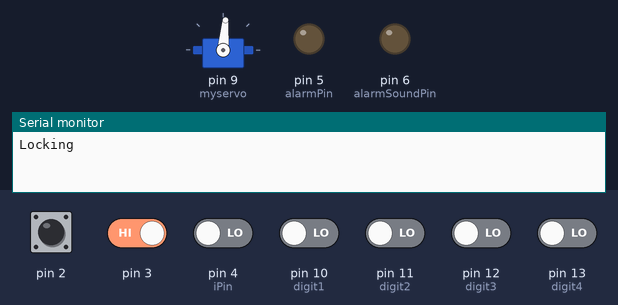
The sketch below on a simulated Arduino Uno, built with avr-gcc and run on an emulated ATmega328P. Shown: servo, output pins drawn as LEDs (lit = HIGH), the last lines printed to the serial monitor. Inputs (shaded band) come from the test bench; at power-on: pin 3 HIGH, pin 2, pin 4 (iPin), pin 10 (digit1), pin 11 (digit2), pin 12 (digit3), pin 13 (digit4) LOW.

Above: at 1.2 s.
1.3 s: pin 2 driven HIGH
At 2.1 s:
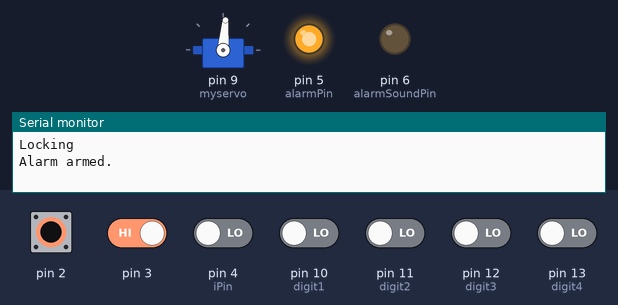
2.8 s: pin 3 driven LOW
At 3.3 s:
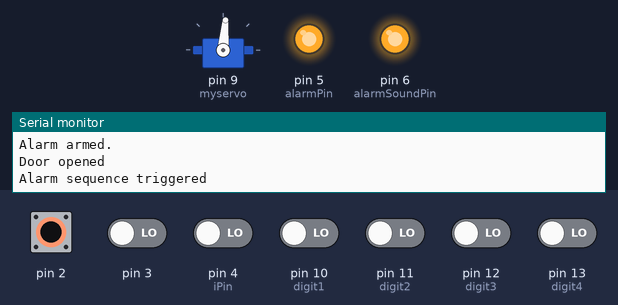
4.3 s: pin 2 pulsed LOW 5 times (0.12 s each, 0.3 s apart)
At 6.2 s:
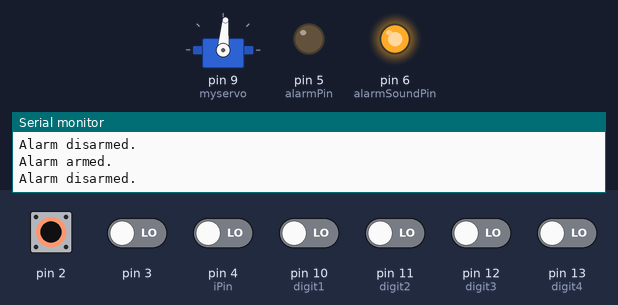
7.3 s: pin 10 (digit1) driven HIGH
8.8 s: pin 11 (digit2) driven HIGH
At 9.4 s:
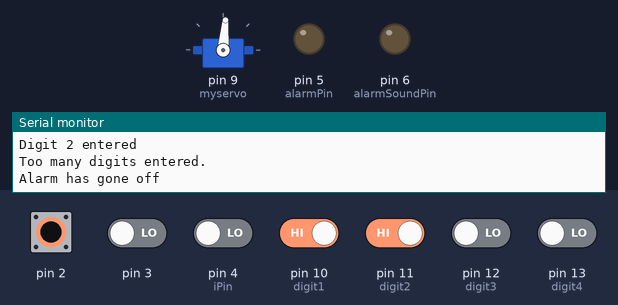
Timing chart, 0 to 11.4 s (numbered marks = the images above; inputs shaded):
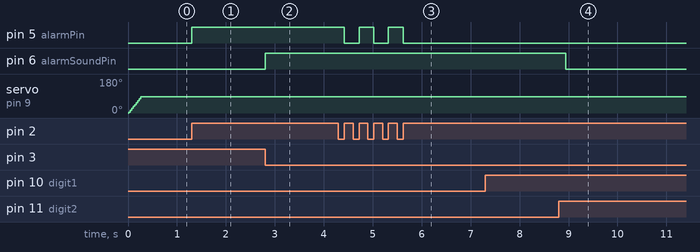

Measured:
- after the input at 1.3 s, pin 5 (alarmPin): LOW → HIGH at once
- after the input at 2.8 s, pin 6 (alarmSoundPin): LOW → HIGH at once
- after the input at 4.3 s, pin 5 (alarmPin): alternates HIGH for 0.30 s and LOW for 0.30 s, 5 changes in all, then stays LOW, starting after 0.12 s
- after the input at 8.8 s, pin 6 (alarmSoundPin): HIGH → LOW after 0.14 s

The sketch:

Door-alarm-project.ino
```cpp
#include <Servo.h>

Servo myservo; // Servo object
const int iPin = 4; // Pin to control which change is made in interrupt1 subprocess
const int alarmPin = 5; // Pin of LED to show alarm state
const int alarmSoundPin = 6; // Pin of LED that blinks when the alarm goes off
const int digit1 = 10; // Button of alarm code digit 1
const int digit2 = 11; // Button of alarm code digit 2
const int digit3 = 12; // Button of alarm code digit 3
const int digit4 = 13; // Button of alarm code digit 4

int sPos = 0; // Servo position
volatile int doorState = HIGH; // doorState is HIGH when door is closed
volatile int lockState = HIGH; // lockState is HIGH when door is locked
volatile int alarmState = LOW; // Alarm is armed
volatile float time_count = 0; // Variable for time passed in custom millis
volatile long lastInterrupt1 = 0;
volatile long lastDoorInterrupt = 0;

void setup() {
  // Setting up the custom millis
  noInterrupts();           // disable all interrupts
  TCCR2B = 0;

  TCNT2 = 6;            // preload timer 256-16MHz/8/8000Hz
  TCCR2B |= (1 << CS21);    // 8 prescaler
  TIMSK2 |= (1 << TOIE2);   // enable timer overflow interrupt
  interrupts();             // enable all interrupts

  // Setting up the servo, input and output pins, interrupts, and serial monitor
  pinMode(iPin, INPUT);
  pinMode(alarmPin,OUTPUT);
  pinMode(alarmSoundPin,OUTPUT);
  pinMode(digit1, INPUT);
  pinMode(digit2, INPUT);
  pinMode(digit3, INPUT);
  pinMode(digit4, INPUT);

  // Custom interrupts
  attachInterrupt(0,interrupt1,RISING);
  attachInterrupt(1,interrupt2,FALLING);

  // Preparing serial monitor
  Serial.begin(9600);
}

ISR(TIMER2_OVF_vect)        // interrupt service routine for timer2 overflow
{
  TCNT2 = 6;
  time_count += 0.125;
}

void loop() {
  // Lock/Unlock logic
  if (lockState == HIGH && sPos == 0) {
    servoChange(lockState);
  } else if (lockState == LOW && sPos == 90) {
    servoChange(lockState);
  }

  // Trigger alarm if the alarm is armed and the door is open
  if (alarmState == HIGH && doorState == LOW) {
    alarmActivate();
  }
}


// Custom functions

// Function called when alarm is triggered (door opened while system is armed)
void alarmActivate() {
  Serial.println("Alarm sequence triggered");
  digitalWrite(alarmSoundPin, HIGH);
  long alarmStart = timeM();
  long timePassed = 0;
  char enteredDigits[11];
  unsigned long enteredTimes[11];
  int index = 0;

  while (timePassed < 10000) {
    timePassed = timeM() - alarmStart;
    if (digitalRead(digit1) == HIGH && enteredDigits[index - 1] != '1') {
      enteredDigits[index] = '1';
      enteredTimes[index] = timeM() - alarmStart;
      index++;
      Serial.println("Digit 1 entered");
    } else if (digitalRead(digit2) == HIGH && enteredDigits[index - 1] != '2') {
      enteredDigits[index] = '2';
      enteredTimes[index] = timeM() - alarmStart;
      index++;
      Serial.println("Digit 2 entered");
    } else if (digitalRead(digit3) == HIGH && enteredDigits[index - 1] != '3') {
      enteredDigits[index] = '3';
      enteredTimes[index] = timeM() - alarmStart;
      index++;
      Serial.println("Digit 3 entered");
    } else if (digitalRead(digit4) == HIGH && enteredDigits[index - 1] != '4') {
      enteredDigits[index] = '4';
      enteredTimes[index] = timeM() - alarmStart;
      index++;
      Serial.println("Digit 4 entered");
    }

    if (index == 10) {
      Serial.println("Too many digits entered.");
      break;
    }

    if ((index >= 3) && (enteredDigits[index-4] == '1') && (enteredDigits[index-3] == '2') && (enteredDigits[index-2] == '3') && (enteredDigits[index-1] == '4')) {
      if (alarmState == LOW) {
        double sTime = timePassed / 1000.0;
        Serial.print("Alarm disactivated after ");
        Serial.print(sTime);
        Serial.println(" seconds.");

        Serial.print("First correct digit entered after ");
        Serial.print(enteredTimes[index-4] / 1000.0);
        Serial.println(" seconds.");

        Serial.print("Second correct digit entered after ");
        Serial.print(enteredTimes[index-3] / 1000.0);
        Serial.println(" seconds.");

        Serial.print("Third correct digit entered after ");
        Serial.print(enteredTimes[index-2] / 1000.0);
        Serial.println(" seconds.");

        Serial.print("Fourth correct digit entered after ");
        Serial.print(enteredTimes[index-1] / 1000.0);
        Serial.println(" seconds.");

        digitalWrite(alarmSoundPin, LOW);
        return;
      }
    }
  };

  Serial.println("Alarm has gone off");
  digitalWrite(alarmSoundPin, LOW);
  soundAlarm();
  return;
}

// Function to make noise if the alarm has gone off
void soundAlarm() {
  while (alarmState == HIGH) {
    digitalWrite(alarmSoundPin, HIGH);
    delay(500);
    digitalWrite(alarmSoundPin, LOW);
    delay(500);
  }
  return;
}

// Function for moving servo 90 degrees
void servoChange(int lDirection) {
  myservo.attach(9);
  if (lDirection == HIGH) {
    Serial.println("Locking");
    for(sPos = 0; sPos < 90; sPos += 5) { // goes from 0 degrees to 90 degrees in steps of 1 degree
      myservo.write(sPos);              // tell servo to go to position in variable sPos
      delay(15);                       // waits 15ms for the servo to reach the position
    }
  } else if (lDirection == LOW) {
    Serial.println("Unlocking");
    for(sPos = 90; sPos>=1; sPos -= 5) { // goes from 90 degrees to 0 degrees
      myservo.write(sPos);              // tell servo to go to position in variable 'pos'
      delay(15);                       // waits 15ms for the servo to reach the position
    }
  }
  myservo.detach();
}

// Get the current time count
unsigned long timeM() {
  return time_count;
}


// Interrupts

void interrupt1() {
  if (timeM() - lastInterrupt1 > 100) {
    lastInterrupt1 = timeM();
    int path = digitalRead(iPin);
    if (path == HIGH) {
      lockState = !lockState;
    } else {
      alarmState = !alarmState;
      if (alarmState) {
        Serial.println("Alarm armed.");
        digitalWrite(alarmPin, HIGH);   // Adjusting LED to display alarm state
      } else {
        Serial.println("Alarm disarmed.");
        digitalWrite(alarmPin, LOW);   // Adjusting LED to display alarm state
      }
    }
  }
}

void interrupt2() {
  if (timeM() - lastDoorInterrupt > 100) {
    doorState = !doorState;
    Serial.println("Door opened");
    lastDoorInterrupt = timeM();
  }
}
```
